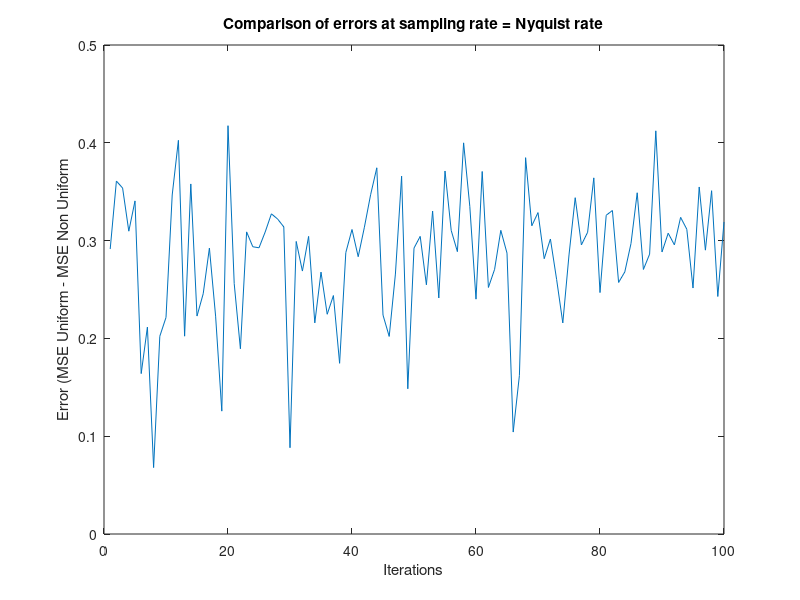
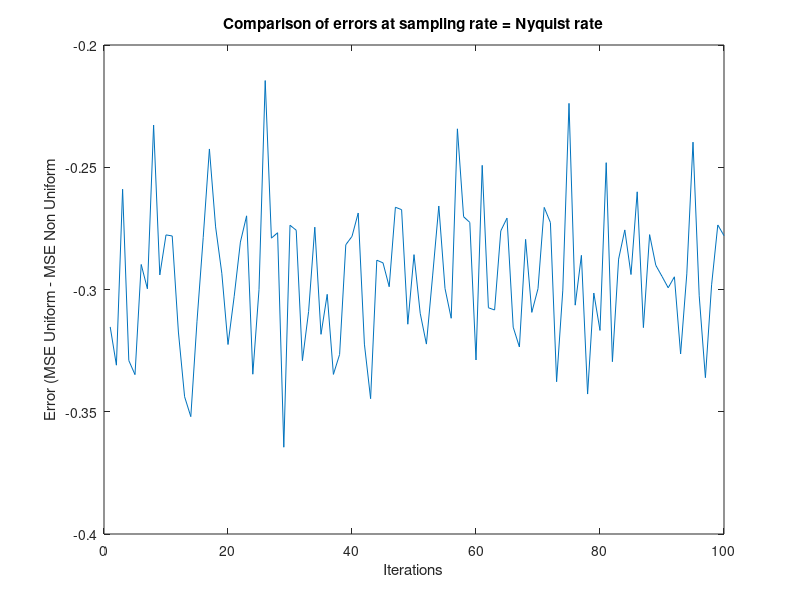

These figures' MATLAB source, in order:
clear;
close all;

% load the data from given .mat file
load('signal_lab1.mat');

L = length(signal2);    % length of original signal

Nq = 100;       % Nyquist rate 100 Hz = 2 * max(8, 15, 50)

% 2 sampling rates
sampleRate_a = Nq/2;    % max(f1,f2,f3) = Nyquist rate/2
sampleRate_b = Nq;
% These are no. of intervals in each case
% These many no. of samples we need out of 1000
% we take 1 sample randomly from each interval

% size of interval from which we select sample
intervalSize_a = L / sampleRate_a;
intervalSize_b = L / sampleRate_b;


% iterating to find the variations in answer due to randomness
iterations = 100;

MSE_a = zeros(iterations, 1);
MSE_b = zeros(iterations, 1);

for iter = 1:iterations
    % non uniform sampling
    sample_a = zeros(1, sampleRate_a);
    index_a = zeros(1, sampleRate_a);
    for i = 1 : sampleRate_a
        index_a(i) = intervalSize_a * (i-1) + randi(intervalSize_a,1);
        sample_a(i) = signal2(index_a(i));
    end


    sample_b = zeros(1, sampleRate_b);
    index_b = zeros(1, sampleRate_b);
    for i = 1 : sampleRate_b
        index_b(i) = intervalSize_b * (i-1) + randi(intervalSize_b,1);
        sample_b(i) = signal2(index_b(i));
    end


    %%%%%%%%%%%%%% Part 3 Interpolating to get original signal %%%%%%%%%%%%%%%%


    % perform linear interpolation over sampled data in each case
    regen_a = interp1(index_a, sample_a, 1:L);
    regen_b = interp1(index_b, sample_b, 1:L);



    %%%%%%%%%%%%% computing reconstruction error %%%%%%%%%%%%%%

    % Here we are taking the error to be the mean squared error MSE
    totalError_a = 0;
    totalError_b = 0;

    % calculating the number of elements of array which have been interpolated
    % successfully and over which the error can be found out
    elem_a = 0;
    elem_b = 0;

    for i = 1:L 
        if ~isnan(regen_a(i))   % check if the interpolation has happened
            totalError_a = totalError_a + (signal2(i) - regen_a(i)) * (signal2(i) - regen_a(i));
            elem_a = elem_a + 1;
        end
    end

    MSE_a(iter) = totalError_a / elem_a;

    for i = 1:L
        if ~isnan(regen_b(i))
            totalError_b = totalError_b + (signal2(i) - regen_b(i)) * (signal2(i) - regen_b(i));
            elem_b = elem_b + 1;
        end
    end 

    MSE_b(iter) = totalError_b / elem_b;
    
end

MSE_uni_a = 0.8096;
MSE_uni_b = 0.0155;

figure
plot(1:iterations, MSE_uni_a-MSE_a)
title('Comparison of errors at sampling rate = Nyquist rate')
xlabel('Iterations')
ylabel('Error (MSE Uniform - MSE Non Uniform')

figure
plot(1:iterations, MSE_uni_b-MSE_b)
title('Comparison of errors at sampling rate = Nyquist rate')
xlabel('Iterations')
ylabel('Error (MSE Uniform - MSE Non Uniform')
